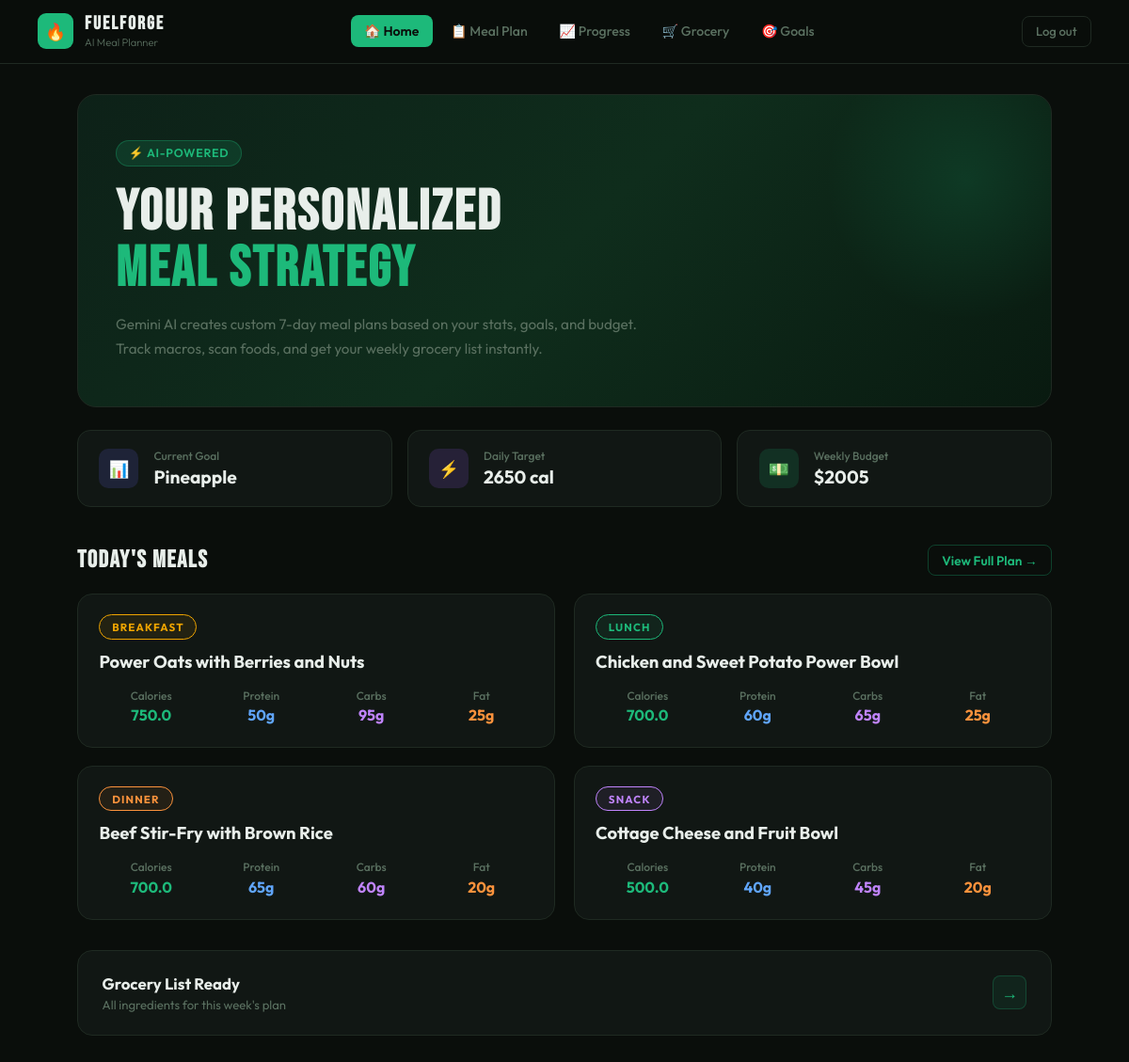
The app's page /home/ (signed in) with its own data.
### tables this page shows
CREATE TABLE goals (
            id           INTEGER PRIMARY KEY AUTOINCREMENT,
            user_id      INTEGER NOT NULL REFERENCES users(id) ON DELETE CASCADE,
            title        TEXT    NOT NULL,
            goal_weight  REAL    NOT NULL,  -- kg
            start_weight REAL    NOT NULL,  -- kg at time of creation
            created      TEXT    DEFAULT (date('now')),
            deadline     TEXT    DEFAULT '',
            status       TEXT    DEFAULT 'active'
        );

CREATE TABLE meal_plan_meals (
            id           INTEGER PRIMARY KEY AUTOINCREMENT,
            day_id       INTEGER NOT NULL REFERENCES meal_plan_days(id) ON DELETE CASCADE,
            type         TEXT    NOT NULL,  -- Breakfast | Lunch | Snack | Dinner
            name         TEXT    NOT NULL,
            time_minutes INTEGER DEFAULT 0,
            calories     REAL    DEFAULT 0,
            protein      REAL    DEFAULT 0,
            carbs        REAL    DEFAULT 0,
            fat          REAL    DEFAULT 0,
            image        TEXT    DEFAULT '',
            ingredients  TEXT    DEFAULT '[]',
            instructions TEXT    DEFAULT '[]'
        );

### home.py (the view, shortened to what this page needs)
@home_bp.route('/')
def home():
    if "uid" not in session:
        return redirect(url_for("login"))
    uid  = session["uid"]
    conn = get_db()
    user = conn.execute("SELECT * FROM users WHERE id=?", (uid,)).fetchone()
    goal = conn.execute(
        "SELECT * FROM goals WHERE user_id=? AND status='active' ORDER BY id DESC LIMIT 1",
        (uid,)
    ).fetchone()
    first_day = conn.execute(
        "SELECT * FROM meal_plan_days WHERE user_id=? ORDER BY label LIMIT 1", (uid,)
    ).fetchone()
    meals = []
    if first_day:
        meal_rows = conn.execute(
            "SELECT * FROM meal_plan_meals WHERE day_id=? ORDER BY id", (first_day["id"],)
        ).fetchall()
        for m in meal_rows:
            meals.append({
                "type":     m["type"].upper(),
                "name":     m["name"],
                "image":    m["image"],
                "calories": m["calories"],
                "protein":  f"{int(m['protein'])}g",
                "carbs":    f"{int(m['carbs'])}g",
                "fat":      f"{int(m['fat'])}g",
            })
    conn.close()
    goal_label   = goal["title"] if goal else "No Active Goal"
    daily_target = f"{int(sum(m['calories'] if isinstance(m['calories'], (int, float)) else 0 for m in meals))} cal"
    budget       = user["budget"] if user else 0
    stats = {
        "goal":          goal_label,
        "daily_target":  daily_target,
        "weekly_budget": f"${int(budget)}",
    }
    return render_template('home.html', stats=stats, meals=meals)

### database.py (called while the page is built)
def get_db():
    conn = sqlite3.connect(DB_PATH)
    conn.row_factory = sqlite3.Row
    conn.execute("PRAGMA foreign_keys = ON")
    return conn

### templates/home.html (shortened to what this page needs)
<!DOCTYPE html>
<html lang="en">
<head>
</head>
<body>
<nav>
  <div class="logo">
    <div class="logo-icon">🔥</div>
    <div class="logo-text">
      <strong>FUELFORGE</strong>
      <span>AI Meal Planner</span>
    </div>
  </div>
  <ul class="nav-links">
    <li><a href="{{ url_for('home.home') }}" class="active">🏠 Home</a></li>
    <li><a href="/meal-plan">📋 Meal Plan</a></li>
    <li><a href="/progress">📈 Progress</a></li>
    <li><a href="/grocery">🛒 Grocery</a></li>
    <li><a href="/goals">🎯 Goals</a></li>
  </ul>
  <a href="/logout" class="btn-logout">Log out</a>
</nav>
<main>
  <section class="hero">
    <div class="ai-badge">⚡ AI-POWERED</div>
    <h1>Your Personalized<br><span>Meal Strategy</span></h1>
    <p>
      Gemini AI creates custom 7-day meal plans based on your stats, goals, and budget.<br>
      Track macros, scan foods, and get your weekly grocery list instantly.
    </p>
  </section>
  <div class="stats-grid">
    <div class="stat-card">
      <div class="stat-icon blue">📊</div>
      <div>
        <div class="stat-label">Current Goal</div>
        <div class="stat-value">{{ stats.goal }}</div>
      </div>
    </div>
    <div class="stat-card">
      <div class="stat-icon purple">⚡</div>
      <div>
        <div class="stat-label">Daily Target</div>
        <div class="stat-value">{{ stats.daily_target }}</div>
      </div>
    </div>
    <div class="stat-card">
      <div class="stat-icon green">💵</div>
      <div>
        <div class="stat-label">Weekly Budget</div>
        <div class="stat-value">{{ stats.weekly_budget }}</div>
      </div>
    </div>
  </div>
  <div class="section-header">
    <h2>Today's Meals</h2>
    <a href="#" class="view-all">View Full Plan →</a>
  </div>
  <div class="meals-grid">
    {% for meal in meals %}
    <div class="meal-card">
      <div class="meal-body">
        <span class="meal-badge {{ meal.type | lower }}">{{ meal.type }}</span>
        <div class="meal-name">{{ meal.name }}</div>
        <div class="macros">
          <div class="macro">
            <div class="macro-label">Calories</div>
            <div class="macro-val cal">{{ meal.calories }}</div>
          </div>
          <div class="macro">
            <div class="macro-label">Protein</div>
            <div class="macro-val protein">{{ meal.protein }}</div>
          </div>
          <div class="macro">
            <div class="macro-label">Carbs</div>
            <div class="macro-val carbs">{{ meal.carbs }}</div>
          </div>
          <div class="macro">
            <div class="macro-label">Fat</div>
            <div class="macro-val fat">{{ meal.fat }}</div>
          </div>
        </div>
      </div>
    </div>
    {% endfor %}
  </div>
  <div style="margin-top:1.5rem;">
    <a href="/goals" class="action-card">
      <div>
        <h3>Grocery List Ready</h3>
        <p>All ingredients for this week's plan</p>
      </div>
      <div class="arrow">→</div>
    </a>
  </div>
</main>
</body>
</html>

### records on screen
goals: goal "Pineapple"
meal_plan_meals: type "BREAKFAST", name "Power Oats with Berries and Nuts", calories "750.0", protein "50g", carbs "95g", fat "25g"
meal_plan_meals: type "LUNCH", name "Chicken and Sweet Potato Power Bowl", calories "700.0", protein "60g", carbs "65g", fat "25g"
meal_plan_meals: type "DINNER", name "Beef Stir-Fry with Brown Rice", calories "700.0", protein "65g", carbs "60g", fat "20g"
meal_plan_meals: type "SNACK", name "Cottage Cheese and Fruit Bowl", calories "500.0", protein "40g", carbs "45g", fat "20g"

### other values on screen
{{ stats.daily_target }} "2650 cal"
{{ stats.weekly_budget }} "$2005"
